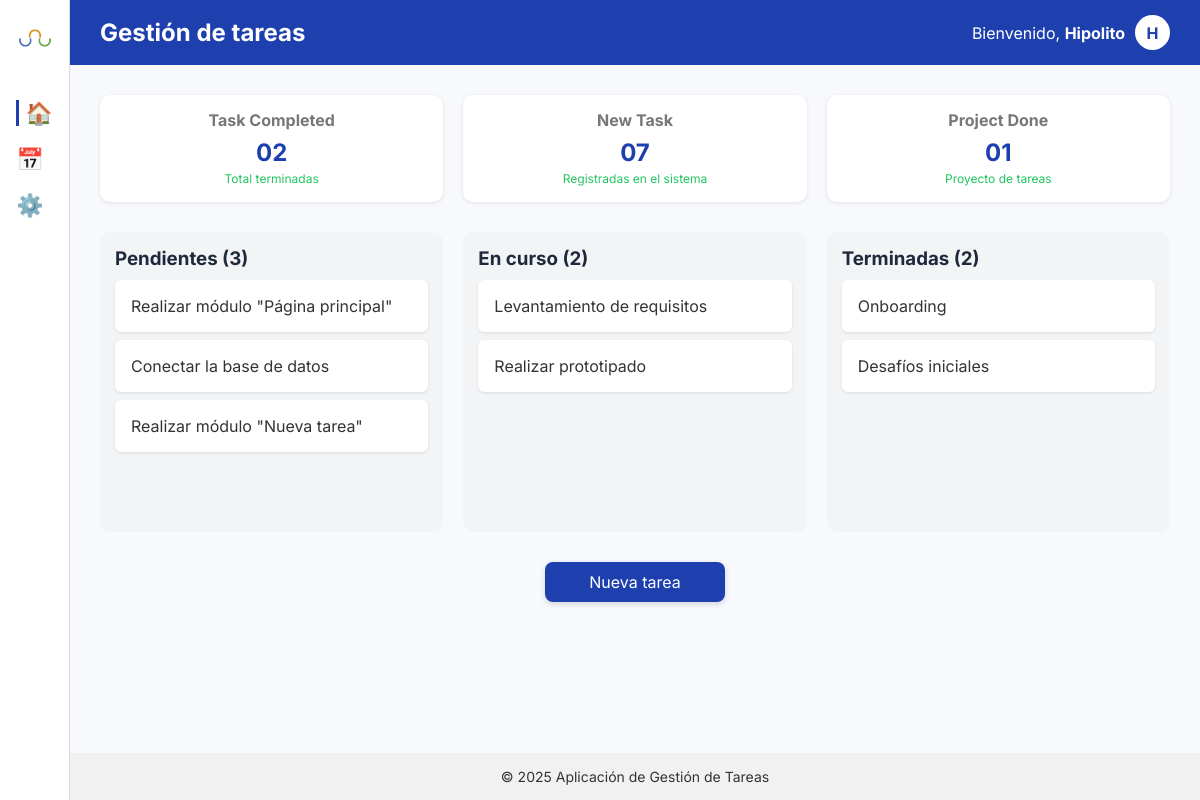
Page /controllers/dashboard.php on the committed database.
### tables this page shows
CREATE TABLE tareas (
  id INT UNSIGNED AUTO_INCREMENT PRIMARY KEY,
  titulo VARCHAR(255) NOT NULL,
  descripcion TEXT NULL,
  fecha_inicio DATE NULL,
  fecha_fin DATE NULL,
  estado ENUM('pendiente', 'en_curso', 'terminada') NOT NULL DEFAULT 'pendiente',
  creado_en TIMESTAMP DEFAULT CURRENT_TIMESTAMP,
  actualizado_en TIMESTAMP DEFAULT CURRENT_TIMESTAMP ON UPDATE CURRENT_TIMESTAMP
);

### controllers/dashboard.php (the view, shortened to what this page needs)
<?php
require __DIR__ . "/../models/conexion.php";
$pendientes  = [];
$en_curso    = [];
$terminadas  = [];
$sql = "SELECT id, titulo, estado FROM tareas ORDER BY fecha_inicio IS NULL, fecha_inicio ASC, id ASC";
$result = $conn->query($sql);
if ($result) {
    while ($row = $result->fetch_assoc()) {
        switch ($row["estado"]) {
            case "en_curso":
                $en_curso[] = $row;
                break;
            case "terminada":
                $terminadas[] = $row;
                break;
            default:
                $pendientes[] = $row;
                break;
        }
    }
}
$total_tareas   = count($pendientes) + count($en_curso) + count($terminadas);
$completadas    = count($terminadas);
$nuevas         = $total_tareas;
include __DIR__ . "/../includes/header.php";
?>
<section class="stats">
  <div class="stat-box">
    <h4>Task Completed</h4>
    <p><?php echo str_pad($completadas, 2, "0", STR_PAD_LEFT); ?></p>
    <span>Total terminadas</span>
  </div>
  <div class="stat-box">
    <h4>New Task</h4>
    <p><?php echo str_pad($nuevas, 2, "0", STR_PAD_LEFT); ?></p>
    <span>Registradas en el sistema</span>
  </div>
  <div class="stat-box">
    <h4>Project Done</h4>
    <p><?php echo str_pad($total_tareas > 0 ? 1 : 0, 2, "0", STR_PAD_LEFT); ?></p>
    <span>Proyecto de tareas</span>
  </div>
</section>
<section class="boards">
  <div class="board">
    <h3>
      Pendientes
        <span class="column-count" data-estado="pendiente">
      (<?php echo count($pendientes); ?>)
  </span>
    </h3>
    <ul class="task-list" data-estado="pendiente">
      <?php if (empty($pendientes)): ?>
        <li class="empty-msg">No hay tareas pendientes</li>
      <?php else: ?>
        <?php foreach ($pendientes as $t): ?>
          <li class="task-item" draggable="true" data-id="<?php echo $t['id']; ?>">
            <a href="#"
               class="task-link"
               data-id="<?php echo $t['id']; ?>">
              <?php echo htmlspecialchars($t['titulo']); ?>
            </a>
          </li>
        <?php endforeach; ?>
      <?php endif; ?>
    </ul>
  </div>
  <div class="board">
    <h3>
      En curso
        <span class="column-count" data-estado="en_curso">
      (<?php echo count($en_curso); ?>)
  </span>
    </h3>
    <ul class="task-list" data-estado="en_curso">
      <?php if (empty($en_curso)): ?>
        <li class="empty-msg">No hay tareas en curso</li>
      <?php else: ?>
        <?php foreach ($en_curso as $t): ?>
          <li class="task-item" draggable="true" data-id="<?php echo $t['id']; ?>">
            <a href="#"
               class="task-link"
               data-id="<?php echo $t['id']; ?>">
              <?php echo htmlspecialchars($t['titulo']); ?>
            </a>
          </li>
        <?php endforeach; ?>
      <?php endif; ?>
    </ul>
  </div>
  <div class="board">
    <h3>
      Terminadas
        <span class="column-count" data-estado="terminada">
      (<?php echo count($terminadas); ?>)
  </span>
    </h3>
    <ul class="task-list" data-estado="terminada">
      <?php if (empty($terminadas)): ?>
        <li class="empty-msg">No hay tareas terminadas</li>
      <?php else: ?>
        <?php foreach ($terminadas as $t): ?>
          <li class="task-item" draggable="true" data-id="<?php echo $t['id']; ?>">
            <a href="#"
               class="task-link"
               data-id="<?php echo $t['id']; ?>">
              <?php echo htmlspecialchars($t['titulo']); ?>
            </a>
          </li>
        <?php endforeach; ?>
      <?php endif; ?>
    </ul>
  </div>
</section>
<div class="btn-container">
  <a href="agregar_tarea.php" class="btn-primary">Nueva tarea</a>
</div>
<?php
  include __DIR__ . "/../includes/footer.php"
?>

### includes/header.php (shortened to what this page needs)
<!DOCTYPE html>
<html lang="es">
<head>
  <link rel="stylesheet" href="/gestion_tareas/assets/css/global.css">
  <link rel="stylesheet" href="/gestion_tareas/assets/css/layout.css">
  <link rel="stylesheet" href="/gestion_tareas/assets/css/main.css">
  <link rel="stylesheet" href="/gestion_tareas/assets/css/buttons.css">
  <link rel="stylesheet" href="/gestion_tareas/assets/css/forms.css">
</head>
<body>
<div class="layout">
<?php include __DIR__ . "/navbar.php"; ?>
<div class="main-content">
<header class="topbar">
  <h2>Gestión de tareas</h2>
  <div class="user-info">
    <span>Bienvenido, <strong>Hipolito</strong></span>
    <div class="user-avatar">H</div>
  </div>
</header>
<main class="content">

### includes/navbar.php
<aside class="sidebar">
  <div class="logo">
    <img src="../assets/img/logo.png" alt="Logo">
  </div>
  <ul class="nav-links">
    <li><a href="dashboard.php" class="<?php echo basename($_SERVER['PHP_SELF']) == 'dashboard.php' ? 'active' : ''; ?>">🏠</a></li>
    <li><a href="calendario.php" class="<?php echo basename($_SERVER['PHP_SELF']) == 'calendario.php' ? 'active' : ''; ?>">📅</a></li>
    <li><a href="#" class="">⚙️</a></li>
  </ul>
</aside>

### includes/footer.php
</main>
<footer class="footer">
  <p>© <?php echo date("Y"); ?> Aplicación de Gestión de Tareas</p>
</footer>
</div>
</div>
</body>
</html>

### assets/css/global.css (style rules this page uses)
* { margin: 0; padding: 0; box-sizing: border-box; font-family: 'Inter', sans-serif; }
body { background-color: #f7f9fc; color: #333; }
.layout { display: flex; min-height: 100vh; }
.content { padding: 30px; }

### assets/css/layout.css (style rules this page uses)
.sidebar { width: 70px; background-color: #ffffff; border-right: 1px solid #ddd; display: flex; flex-direction: column; align-items: center; padding-top: 20px; }
.main-content { flex: 1; display: flex; flex-direction: column; }
.logo img { width: 40px; margin-bottom: 20px; }
.nav-links { list-style: none; }
.nav-links li { margin: 20px 0; }
.nav-links a { font-size: 22px; text-decoration: none; color: #888; }
.nav-links a.active { color: #1e40af; font-weight: bold; border-left: 3px solid #1e40af; padding-left: 6px; }
.topbar { background-color: #1e40af; color: white; padding: 15px 30px; display: flex; justify-content: space-between; align-items: center; }
.user-info { display: flex; align-items: center; gap: 10px; }
.user-avatar { width: 35px; height: 35px; background-color: white; color: #1e40af; border-radius: 50%; display: flex; justify-content: center; align-items: center; font-weight: bold; }
.footer { text-align: center; padding: 15px; font-size: 14px; background: #f1f1f1; margin-top: auto; }

### assets/css/main.css (style rules this page uses)
.stats { display: flex; gap: 20px; justify-content: space-between; }
.stat-box { background: white; flex: 1; text-align: center; padding: 15px; border-radius: 10px; box-shadow: 0 1px 4px rgba(0,0,0,0.1); }
.stat-box h4 { color: #777; margin-bottom: 8px; }
.stat-box p { font-size: 24px; font-weight: bold; color: #1e40af; }
.stat-box span { font-size: 12px; color: #22c55e; }
.boards { display: flex; justify-content: space-between; margin-top: 30px; gap: 20px; }
.board { background: #f3f4f6; border-radius: 10px; flex: 1; padding: 15px; min-height: 300px; }
.board h3 { margin-bottom: 10px; color: #1e293b; }
.board ul { list-style: none; }
.board ul li { background: white; padding: 8px; border-radius: 6px; margin-bottom: 8px; box-shadow: 0 1px 3px rgba(0,0,0,0.1); }
.board ul li a { display: block; padding: 8px; border-radius: 6px; text-decoration: none; color: #333; transition: background 0.3s; }

### assets/css/buttons.css (style rules this page uses)
.btn-container { text-align: center; margin-top: 30px; display: flex; justify-content: center; }
.btn-primary { background-color: #1e40af; color: white; border: none; padding: 10px 25px; border-radius: 8px; font-size: 16px; cursor: pointer; transition: background 0.3s ease, transform 0.2s ease; min-width: 180px; box-shadow: 0 2px 6px rgba(0,0,0,0.15); text-decoration: none; }

### rows in the picture
tareas: titulo "Realizar módulo \"Página principal\""
tareas: titulo "Conectar la base de datos"
tareas: titulo "Realizar módulo \"Nueva tarea\""
tareas: titulo "Levantamiento de requisitos"
tareas: titulo "Realizar prototipado"
tareas: titulo "Onboarding"
tareas: titulo "Desafíos iniciales"

### other values in the picture
str_pad($completadas, 2, "0", STR_PAD_LEFT) "02"
str_pad($nuevas, 2, "0", STR_PAD_LEFT) "07"
str_pad($total_tareas > 0 ? 1 : 0, 2, "0", STR_PAD_LEFT) "01"
count($pendientes) "3"
count($en_curso) "2"
count($terminadas) "2"
